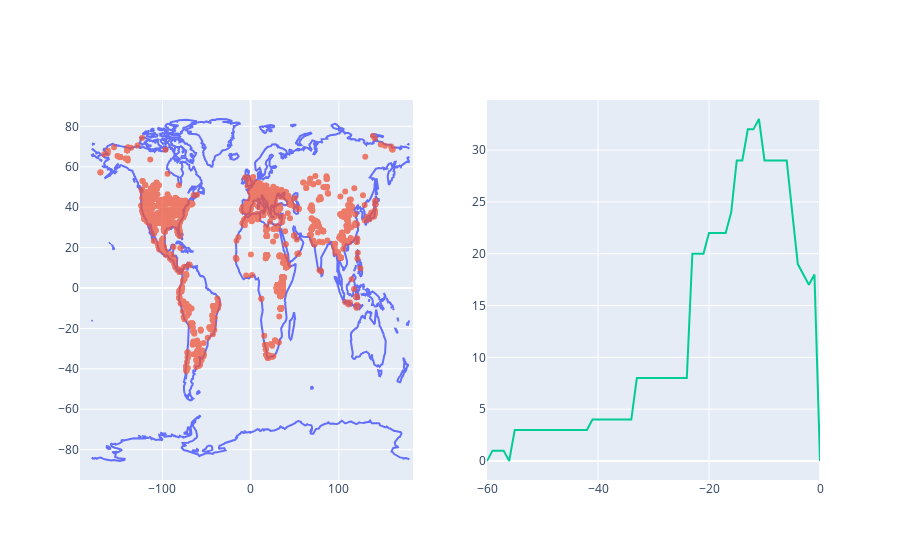

Source (notebook cell):
### Markdown cell above
And we got this visualization from the plotly project. 

You can use this or you can use what you had created yourself.

### Code cell
from plotly.subplots import make_subplots
import plotly.graph_objects as go
import numpy as np


# Create figure with subplots
fig = make_subplots(rows=1, cols=2)


### subplot 1

# coastlines
fig.add_trace( go.Scatter( visible=True, 
                          x=coastlines.lon, y=coastlines.lat,
                          mode='lines',
                          showlegend=False,
                          hoverinfo="none" 
                         ) ,
              row=1, col=1  # this is how we say in which subplot this traces goes
             )
def make_label(row):
    return f"{row.accepted_name} ({row.identified_rank})<br>" + f"{row.max_ma:.1f}MYA - {row.min_ma:.1f}MYA"
    

# add fossils
fig.add_trace( go.Scatter( x=df['lng'],
                           y=df['lat'], 
                           opacity=0.75 , 
                           mode='markers',
                           hovertemplate = "%{text}<br>"+ # custom label
                                         "coords : (%{y:.1f}N, %{x:.1f}E)" ,
                          text = [make_label(row) for i,row in  df.iterrows()],
                          showlegend=False 
                         ),
              row=1, col=1
             )


### subplot 2
R = np.arange(-60, 0.1, 1) ## define a timeline, from -60MYA to now
nG = [df.loc[ (df.max_ma > -T) & (df.min_ma < -T) , 'genus' ].nunique() for T in R] ## count number of genus at each time

fig.add_trace( go.Scatter( x=R, 
                           y=nG, 
                           mode='lines',showlegend=False),
                           row=1, col=2) 

fig

### Figure 1 — Plotly figure (JSON) as saved in the notebook; plotly's stock layout.template omitted (floating-point values rounded to 4 significant figures; data arrays with more than 128 entries replaced by an {"elided": "..."} marker saying what was removed)
{"data": [{"hoverinfo": "none", "mode": "lines", "showlegend": false, "type": "scatter", "visible": true, "x": {"elided": "5262 float values"}, "xaxis": "x", "y": {"elided": "5262 float values"}, "yaxis": "y"}, {"hovertemplate": "%{text}<br>coords : (%{y:.1f}N, %{x:.1f}E)", "mode": "markers", "opacity": 0.75, "showlegend": false, "text": {"elided": "3486 str values"}, "type": "scatter", "x": {"elided": "3486 float values"}, "xaxis": "x", "y": {"elided": "3486 float values"}, "yaxis": "y"}, {"mode": "lines", "showlegend": false, "type": "scatter", "x": [-60, -59, -58, -57, -56, -55, -54, -53, -52, -51, -50, -49, -48, -47, -46, -45, -44, -43, -42, -41, -40, -39, -38, -37, -36, -35, -34, -33, -32, -31, -30, -29, -28, -27, -26, -25, -24, -23, -22, -21, -20, -19, -18, -17, -16, -15, -14, -13, -12, -11, -10, -9, -8, -7, -6, -5, -4, -3, -2, -1, 0], "xaxis": "x2", "y": [0, 1, 1, 1, 0, 3, 3, 3, 3, 3, 3, 3, 3, 3, 3, 3, 3, 3, 3, 4, 4, 4, 4, 4, 4, 4, 4, 8, 8, 8, 8, 8, 8, 8, 8, 8, 8, 20, 20, 20, 22, 22, 22, 22, 24, 29, 29, 32, 32, 33, 29, 29, 29, 29, 29, 24, 19, 18, 17, 18, 0], "yaxis": "y2"}], "layout": {"xaxis": {"anchor": "y", "domain": [0, 0.45]}, "xaxis2": {"anchor": "y2", "domain": [0.55, 1]}, "yaxis": {"anchor": "x", "domain": [0, 1]}, "yaxis2": {"anchor": "x2", "domain": [0, 1]}}}
